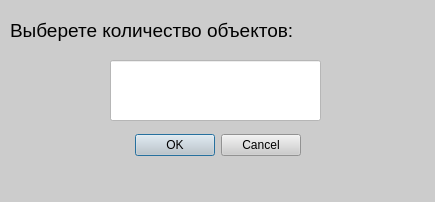
<?xml version="1.0" encoding="UTF-8"?>
<ui version="4.0">
 <class>StackLength</class>
 <widget class="QDialog" name="StackLength">
  <property name="geometry">
   <rect>
    <x>0</x>
    <y>0</y>
    <width>435</width>
    <height>202</height>
   </rect>
  </property>
  <property name="minimumSize">
   <size>
    <width>349</width>
    <height>174</height>
   </size>
  </property>
  <property name="windowTitle">
   <string>Dialog</string>
  </property>
  <property name="styleSheet">
   <string notr="true">background-color:#cccccc</string>
  </property>
  <widget class="QDialogButtonBox" name="buttonBox">
   <property name="geometry">
    <rect>
     <x>130</x>
     <y>130</y>
     <width>171</width>
     <height>31</height>
    </rect>
   </property>
   <property name="styleSheet">
    <string notr="true">color:black</string>
   </property>
   <property name="orientation">
    <enum>Qt::Horizontal</enum>
   </property>
   <property name="standardButtons">
    <set>QDialogButtonBox::Cancel|QDialogButtonBox::Ok</set>
   </property>
  </widget>
  <widget class="QLabel" name="label">
   <property name="geometry">
    <rect>
     <x>10</x>
     <y>0</y>
     <width>421</width>
     <height>61</height>
    </rect>
   </property>
   <property name="font">
    <font>
     <family>Arial</family>
     <pointsize>14</pointsize>
    </font>
   </property>
   <property name="styleSheet">
    <string notr="true">color:black;</string>
   </property>
   <property name="text">
    <string>Выберете количество объектов:</string>
   </property>
  </widget>
  <widget class="QLineEdit" name="lineEdit">
   <property name="geometry">
    <rect>
     <x>110</x>
     <y>60</y>
     <width>211</width>
     <height>61</height>
    </rect>
   </property>
   <property name="font">
    <font>
     <family>Arial</family>
     <pointsize>14</pointsize>
    </font>
   </property>
   <property name="styleSheet">
    <string notr="true">color:black; background-color: white
</string>
   </property>
  </widget>
 </widget>
 <resources/>
 <connections>
  <connection>
   <sender>buttonBox</sender>
   <signal>accepted()</signal>
   <receiver>StackLength</receiver>
   <slot>accept()</slot>
   <hints>
    <hint type="sourcelabel">
     <x>248</x>
     <y>254</y>
    </hint>
    <hint type="destinationlabel">
     <x>157</x>
     <y>274</y>
    </hint>
   </hints>
  </connection>
  <connection>
   <sender>buttonBox</sender>
   <signal>rejected()</signal>
   <receiver>StackLength</receiver>
   <slot>reject()</slot>
   <hints>
    <hint type="sourcelabel">
     <x>316</x>
     <y>260</y>
    </hint>
    <hint type="destinationlabel">
     <x>286</x>
     <y>274</y>
    </hint>
   </hints>
  </connection>
 </connections>
</ui>
